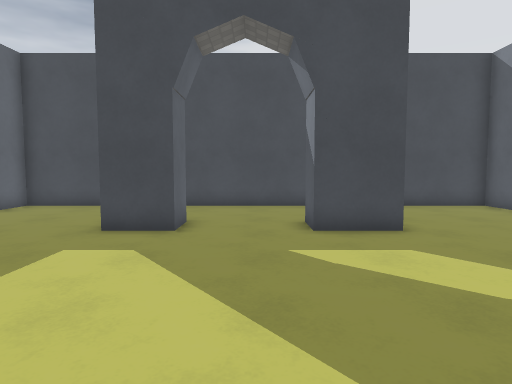
[1] (above)

17 first-person views from a walk through a 3-D level made in the Godot game engine. The camera is 1.4 m above the floor, tilts 4° down and sees 75° across. The floor is counted in squares, 0.93 m on a side. Each view is taken from the middle of a square. On the plan, view 1 faces up. The plan holds only what a view shows up to about 15 squares ahead; the rest is blank. Characters and animated objects are not drawn. Surface patterns are stand-ins for the level's own textures.

[2]
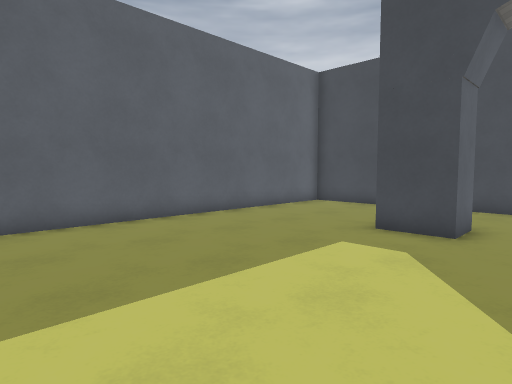

[3]
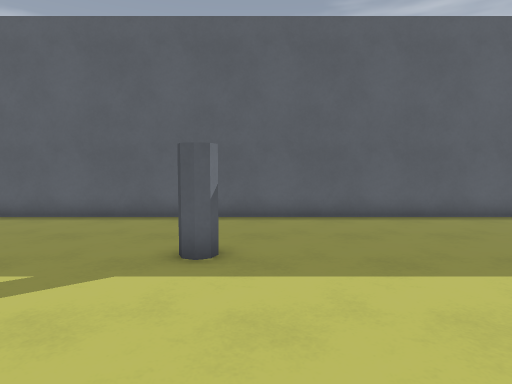

[4]
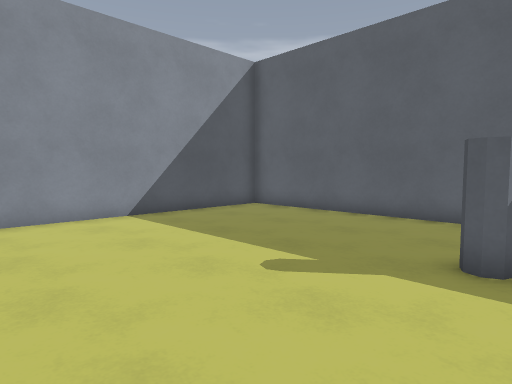

[5]
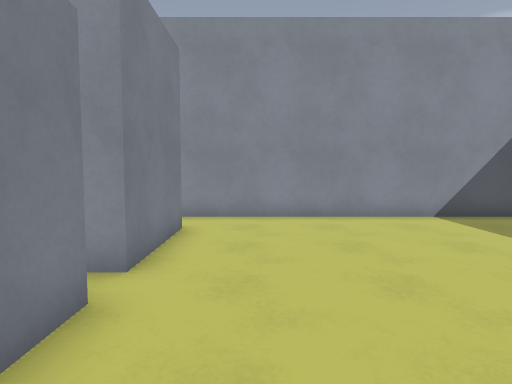

[6]
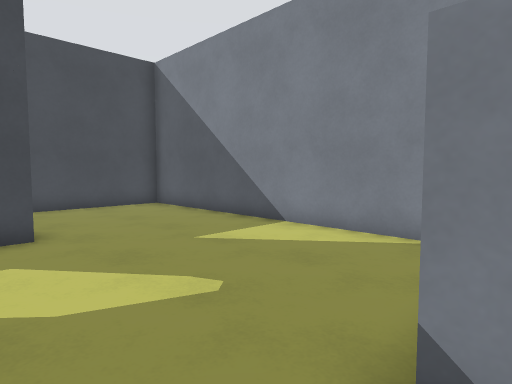

[7]
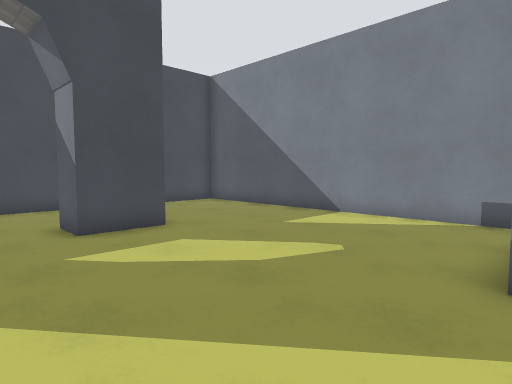

[8]
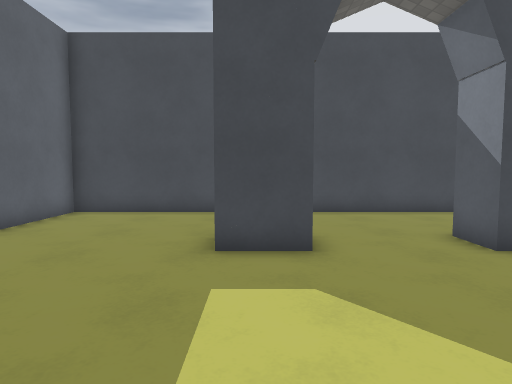

[9]
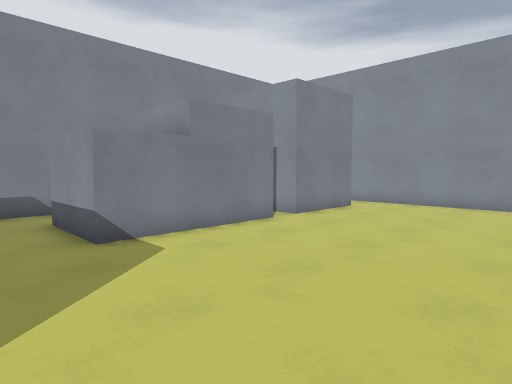

[10]
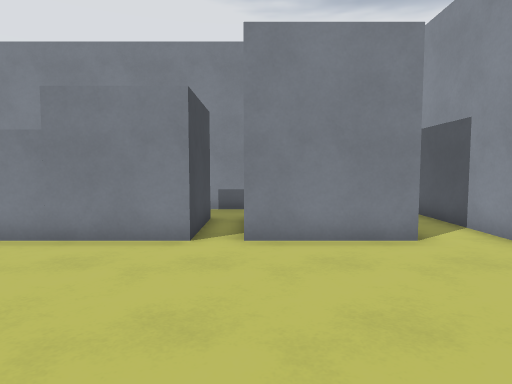

[11]
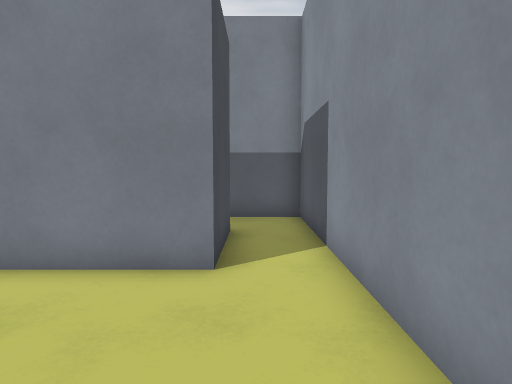

[12]
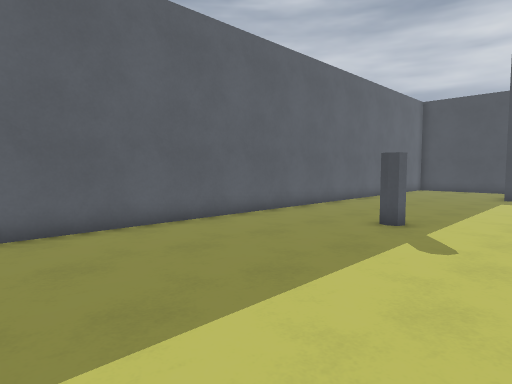

[13]
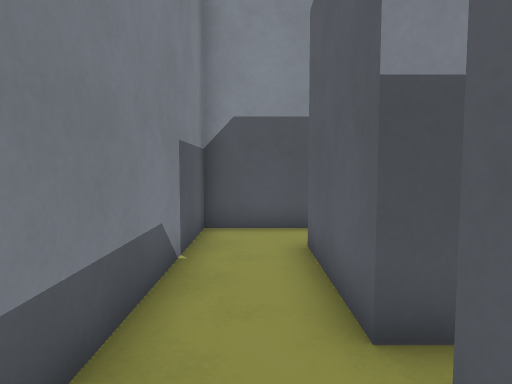

[14]
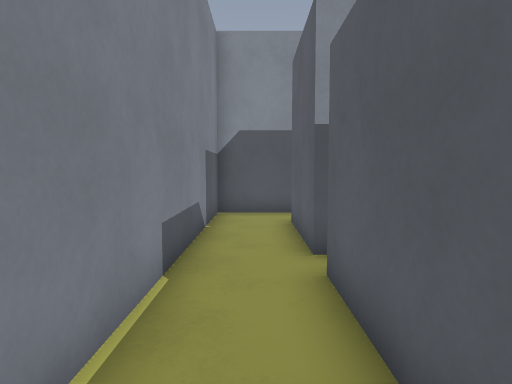

[15]
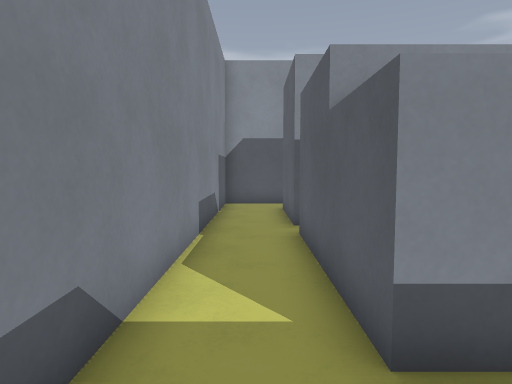

[16]
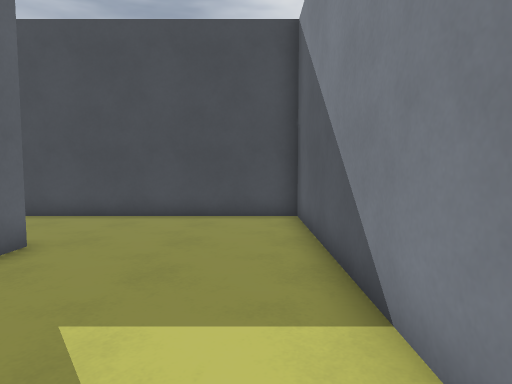

[17]
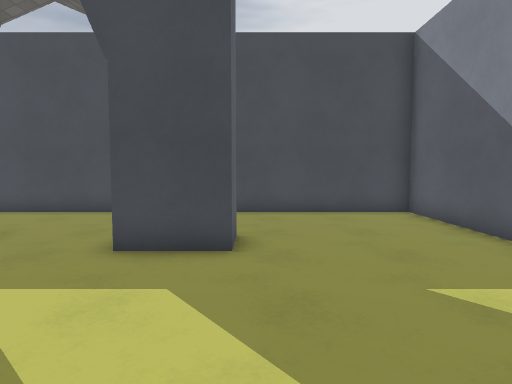

### Floor plan
Points are (right, up) in squares from view 1. A wall is a line through its corners. A room is listed if a view was taken in it or the views show most of it. See-through windows are left out.
Room 1 (views 1, 2, 3, 4, 5, 6, 7, 8, 9, 10, 11, 12, 13, 14, 15, 16, 17)
walls: (3.9, 0.6) (7, 0.6) (7, -4.6) (3.9, -4.6) (3.9, 0.6); (-4.6, -1.6) (-4.4, -2.1); (3.9, -5.8) (7, -5.8) (7, -9.4) (3.9, -9.4) (3.9, -5.8); (-2, 9.5) (-2, 8) (-3.8, 8); (3.6, 9.4) (3.6, 8) (1.4, 8) (1.4, 9.4); (-9.3, -11.4) (9.3, -11.4) (9.3, 13.5) (-9.3, 13.5) (-9.3, -11.4)

Where each view was taken, in squares from view 1:
view 1: 0 up, 0 right, facing up
view 2: 0 up, 0 right, facing up-left
view 3: 1 down, 1 right, facing left
view 4: 1 down, 1 right, facing down-left
view 5: 1 down, 2 right, facing down
view 6: 0 up, 2 right, facing up-right
view 7: 0 up, 1 left, facing up-right
view 8: 2 up, 3 left, facing up
view 9: 3 up, 3 left, facing down-right
view 10: 6 down, 3 left, facing right
view 11: 10 down, 1 left, facing right
view 12: 11 down, 1 left, facing up-left
view 13: 3 down, 8 right, facing down
view 14: 0 up, 8 right, facing down
view 15: 3 up, 8 right, facing down
view 16: 3 up, 8 right, facing up
view 17: 2 up, 4 right, facing up
